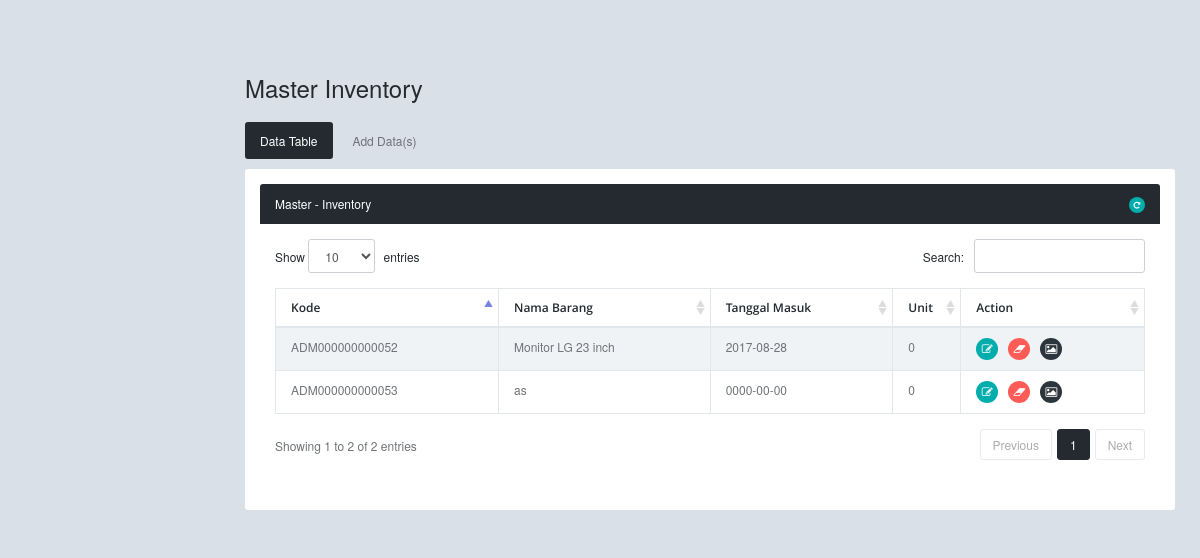
/index.php/mst_inventory, run on the app's committed database.
### tables this page shows
CREATE TABLE `inventory` (
  `ID` bigint(20) NOT NULL AUTO_INCREMENT,
  `Kode` char(50) NOT NULL,
  `Keterangan` varchar(100) DEFAULT NULL,
  `Supplier` char(5) DEFAULT NULL,
  `Tgl` date DEFAULT NULL,
  `TglExp` date DEFAULT NULL,
  `Unit` double(12,0) DEFAULT NULL,
  `Jenis` char(10) DEFAULT NULL,
  `DateTime` datetime DEFAULT NULL,
  `Username` varchar(20) DEFAULT NULL,
  `HargaBeli` double(16,2) DEFAULT NULL,
  `HargaJual` double(16,2) DEFAULT NULL,
  `HargaGrosir` double(16,2) DEFAULT NULL,
  `SatuanKecil` char(4) NOT NULL,
  `SatuanBesar` char(4) NOT NULL,
  `HargaBeliBesar` double(16,2) DEFAULT NULL,
  `HargaJualBesar` double(16,2) DEFAULT NULL,
  `HargaGrosirBesar` double(16,2) DEFAULT NULL,
  `UnitBesar` double(12,0) DEFAULT NULL,
  `UnitMinimal` double(12,0) DEFAULT NULL,
  `Cabang` char(4) DEFAULT NULL,
  PRIMARY KEY (`ID`)
);

### application/controllers/mst_inventory.php (called while the page is built, shortened)
<?php
class mst_inventory extends CI_Controller {
	public function __construct(){
		$this->load->model('m_mstinventory','m_mstinventory');
	}
	public function index(){
		$this->load->view('master/mstinventory/mst_inventory');
	}
}

### index.php (called while the page is built, shortened)
<?php
require_once BASEPATH.'core/CodeIgniter.php';

### application/views/master/mstinventory/mst_inventory_tables.php (shortened to what this page needs)
<div class="panel panel-inverse">
    <div class="panel-heading">
        <div class="panel-heading-btn">
            <a href="javascript:;" class="btn btn-xs btn-icon btn-circle btn-success" onClick="location.reload();" data-click="panel-reload"><i class="fa fa-repeat"></i></a>
        </div>
        <h4 class="panel-title">Master - Inventory</h4>
    </div>
    <div class="panel-body">
        <div class="table-responsive">
            <table id="data-table" class="table table-striped table-bordered">
                <thead>
                    <tr>
                        <th>Kode</th>
                        <th>Nama Barang</th>
                        <th>Tanggal Masuk</th>
                        <th>Unit</th>
                        <th>Action</th>
                    </tr>
                </thead>
                <tbody>
                    <?php
                        $cQuery     = "SELECT * FROM inventory" ;
                        $dbData     = $this->db->query($cQuery) ;
                        foreach ($dbData->result_array() as $dbRow){
                    ?>
                                <tr class="odd gradeX">
                                    <td class="Kode" data-name="Kode"><?php echo $dbRow['Kode'] ;?></td>
                                    <td data-name="Keterangan"><?php echo $dbRow['Keterangan'] ;?></td>
                                    <td><?php echo $dbRow['Tgl'] ;?></td>
                                    <td><?php echo $dbRow['Unit'] ;?></td>
                                    <td>
                                        <?php
                                            $cKode = $dbRow['Kode'];
                                            echo '<a class = "btn btn-success btn-icon btn-circle btn-sm cmdEdit"
                                                     id = "cmdEdit"
                                                     onclick ="EditData(`'.$cKode.'`)"
                                                     href ="javascript:void(0)"  >
                                                     <i class="fa fa-edit (alias)"></i>
                                                  </a>';
                                            echo '<a class="btn btn-danger btn-icon btn-circle btn-sm cmdDelete"
                                                     id="cmdDelete"
                                                     onclick="DeleteData(`'.$cKode.'`)"
                                                     name="cmdDelete"
                                                     href="javascript:void(0)"  >
                                                     <i class="fa fa-eraser"></i>
                                                  </a>';
                                            echo '<a class="btn btn-inverse btn-icon btn-circle btn-sm cmdPicture"
                                                     onclick="ShowPicture(`'.$cKode.'`)" href="javascript:void(0)"  >
                                                     <i class="fa fa-picture-o"></i>
                                                  </a>';
                                        ?>
                                    </td>
                                </tr>
                            <?php
                        }
                    ?>
                </tbody>
            </table>
        </div>
    </div>
</div>

### data on the page
inventory: Kode "ADM000000000053", Keterangan "as", Tgl "0000-00-00", Unit "0"
inventory: Kode "ADM000000000052", Keterangan "Monitor LG 23 inch", Tgl "2017-08-28", Unit "0"
